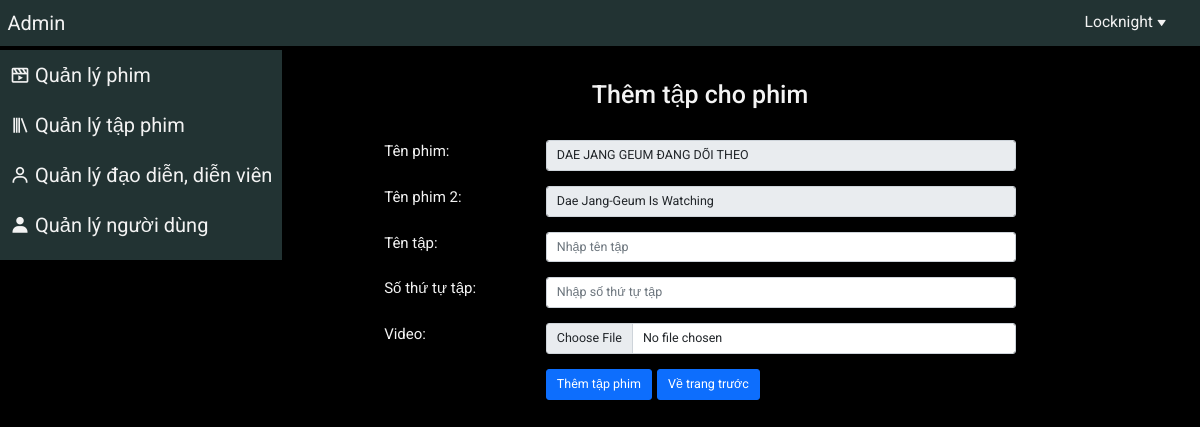
/admin/add_episode.php?film_id=44 (signed in), run on the app's committed database.
### tables this page shows
CREATE TABLE `films` (
	`film_id` INT(20) NOT NULL AUTO_INCREMENT,
	`name` varchar(150) NOT NULL,
	`name2` varchar(150),
	`image` varchar(300),
	`image_banner` varchar(300),
	`trailer` varchar(300),
	`IMDb` FLOAT(3),
	`year` INT(5),
	`description` varchar(1000),
	`episode_number` INT(10),
	`duration` INT(10),
	`num_view` INT(20),
	`nation_id` INT(5) NOT NULL,
	`created_at` TIMESTAMP NOT NULL,
	`updated_at` TIMESTAMP NOT NULL,
	`film_type` INT(5) NOT NULL,
	PRIMARY KEY (`film_id`)
);

### public/admin/add_episode.php (the view, shortened to what this page needs)
<!DOCTYPE html>
<html lang="en">
<head>
    <?php include('./link_css.php') ?>
</head>
<body>
    <div class="wrapper container-fluid">
        <?php include('./header.php') ?>
        <div class="row">
            <div class="col-12 col-md-2">
                <?php include('./sidebar_menu.php') ?>
            </div>
            <div class="col-12 col-md-10">
                <div class="add-ep container my-5">
                    <h1 class="text-center">Thêm tập cho phim</h1>
                    <div class="mt-5">
                        <form id="form-add-ep" method="post" class="form-add-ep" action="" enctype="multipart/form-data">
                            <?php
                                $sql_film_info = "SELECT * FROM `films`
                                                    WHERE `film_id` = ?";
                                $stmt_film_info = $conn->prepare($sql_film_info);
                                $stmt_film_info->bind_param('i', $_GET['film_id']);
                                $stmt_film_info->execute();
                                $result_film_info = $stmt_film_info->get_result();
                                $row_film_info = $result_film_info->fetch_assoc();
                            ?>
                            <div class="mb-4 row">
                                <label class="form-label col-12 col-lg-2 offset-lg-2" for="film_name">Tên phim: </label>
                                <div class="col-12 col-lg-6">
                                    <input disabled type="text" class="form-control form-control-lg" id="film_name" name="film_name"
                                    value="<?= $row_film_info['name'] ?>" />
                                </div>
                            </div>
                            <div class="mb-4 row">
                                <label class="form-label col-12 col-lg-2 offset-lg-2" for="film_name2">Tên phim 2: </label>
                                <div class="col-12 col-lg-6">
                                    <input disabled type="text" class="form-control form-control-lg" id="film_name2" name="film_name2"
                                    value="<?= $row_film_info['name2'] ?>" />
                                </div>
                            </div>
                            <div class="mb-4 row">
                                <label class="form-label col-12 col-lg-2 offset-lg-2" for="ep_name">Tên tập: </label>
                                <div class="col-12 col-lg-6">
                                    <input type="text" class="form-control form-control-lg" id="ep_name" name="ep_name" placeholder="Nhập tên tập" />
                                </div>
                            </div>
                            <div class="mb-4 row">
                                <label class="form-label col-12 col-lg-2 offset-lg-2" for="ep_order">Số thứ tự tập: </label>
                                <div class="col-12 col-lg-6">
                                    <input type="number" step="any" min="0" class="form-control form-control-lg" id="ep_order" name="ep_order" placeholder="Nhập số thứ tự tập" />
                                </div>
                            </div>
                            <div class="mb-4 row">
                                <label class="form-label col-12 col-lg-2 offset-lg-2" for="ep_video">Video: </label>
                                <div class="col-12 col-lg-6">
                                    <input type="file" accept="video/mp4,video/x-m4v,video/*" class="form-control form-control-lg" id="ep_video" name="ep_video" placeholder="" />
                                </div>
                            </div>
                            <div class="row">
                                <div class="col-lg-5 offset-lg-4">
                                    <button type="submit" class="btn btn-primary btn-lg" name="btn-add-ep" id="btn-add-ep" value="Sign up">
                                        Thêm tập phim
                                    </button>
                                    <a href="./manage_episode.php?film_id=<?= $row_film_info['film_id']?>" class="ms-2 btn btn-primary btn-lg">
                                        Về trang trước
                                    </a>
                                </div>
                            </div>
                        </form>
                    </div>
                </div>
            </div>
        </div>
    </div>
</body>
</html>

### public/admin/assets/css/base.css (style rules this page uses)
:root { --main-color: #ffe600; --bg-color: #000; --bg-box-color: #233; --text-color: #f3f3f3; }
* { padding: 0; margin: 0; box-sizing: border-box; font-size: 62.5%; font-family: 'Roboto', sans-serif; }
a { text-decoration: none; color: var(--text-color); }
.wrapper { padding-top: 50px; }

### public/admin/assets/css/main.css (style rules this page uses)
body { background-color: var(--bg-color); }
h1 { color: var(--text-color); }
label { font-size: 1.5rem; color: var(--text-color); }

### data on the page
films: film_name "DAE JANG GEUM ĐANG DÕI THEO", film_name2 "Dae Jang-Geum Is Watching"
